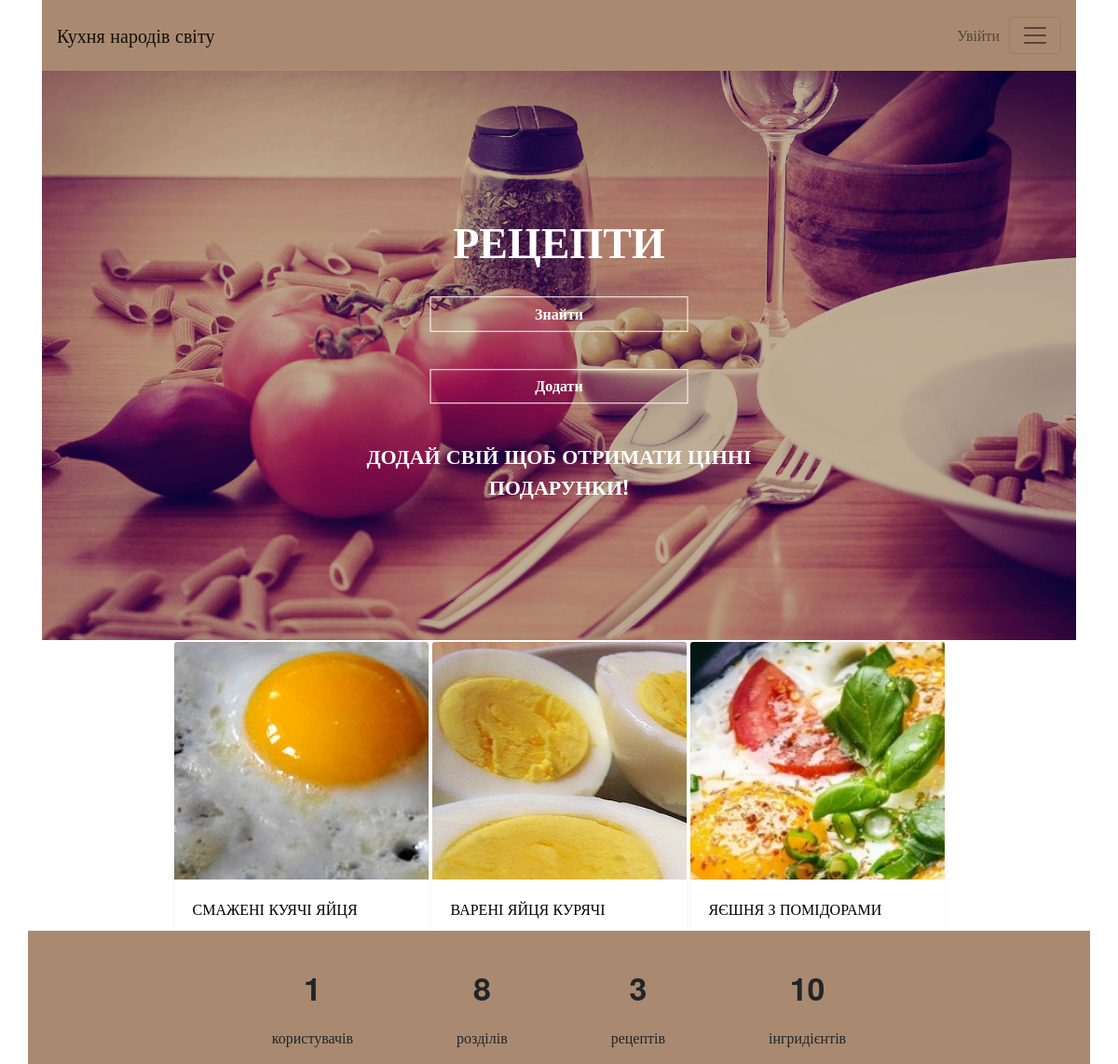
The app's page /cousine/1 with its own data.
### models.py (models this page shows, shortened)
class Dish(db.Model):
    id = db.Column(db.Integer, primary_key=True)
    dish_name = db.Column(db.Text, nullable=False)
    preparation = db.Column(db.Text, nullable=False)
    image_id = db.Column(db.Integer)
    cousine_id = db.Column(db.Integer, db.ForeignKey('cousine.id'), nullable=False)
    cousine = db.relationship('Cousine', backref=db.backref('dishes', lazy=True))
    ingredients = db.relationship('Ingredient', secondary=ingredients, lazy='subquery',
                                  backref=db.backref('dishes', lazy=True))

### app.py (the view)
@app.route('/cousine/<int:cousine_id>')
def dishes_in_cousine(cousine_id=None):
    if cousine_id and cousine_id <= Cousine.query.count():
        return render_template('dishes.html', dishes_list=Dish.query.filter_by(cousine_id=cousine_id))
    return redirect('/')

### app.py (called while the page is built)
@app.context_processor
def inject_user():
    ingridients_number = Ingredient.query.count()
    cousine_number = Cousine.query.count()
    recepies_number = Dish.query.count()
    user_number = User.query.count()
    return dict(ingredients=ingridients_number,cousine=cousine_number,recepies=recepies_number,users=user_number)

### templates/dishes.html
{% extends 'base.html' %}
{% block content %}
<div class="container">
<div class="frame">
	<img src="{{url_for('static', filename='images/bg.jpg')}}" alt="placeholder" class="img-fluid" />
  <div class="text_box">
  		<br class="d-none d-md-block">
  	<h1 style="font-size: calc(16px + 2.5vw); font-weight: bold;" > РЕЦЕПТИ   </h1>
  	<br class="d-none d-md-block">
  	<p><a class="btn btn-primary get_started_btn"  style= "font-weight: bold; color: white;" href="/">Знайти</a></p>
  		<br class="d-none d-md-block">
  	<p><a class="btn btn-primary get_started_btn"  style= "font-weight: bold; color: white;" href="/add_dish">Додати</a></p>
  	<br>
  	<p  class="d-none d-md-block" style="font-size: calc(16px + 0.5vw);  font-weight: bold;">ДОДАЙ СВІЙ ЩОБ ОТРИМАТИ ЦІННІ ПОДАРУНКИ!</p>
  </div>
</div>
</div>
<div class="container">
<div class="d-flex flex-wrap justify-content-center ">
{% for dish in dishes_list %}
<div class="card border-light" style="width: 275px; height:310px; margin: 1px 1px 1px 1px"><a href="/dishes/{{dish.id}}">
  <img class="card-img-top" src="{{url_for('static', filename='images/'+ dish.image_id|string +'.jpg')}}" alt="Card image cap" style=" object-fit: cover; width: 100%; height: 100%; ">
  <div class="card-body">
    <p class="card-text text-uppercase">{{dish.dish_name}} </p>
  </div></a>
</div>
{% endfor %}
</div>
</div>
{% endblock %}

### static/css/styles.css (style rules this page uses)
body { font-family:"HelveticaNeue"; }
a { color: black; }
.frame { position: relative; z-index: 0; background-color: gray; }
.text_box { padding-top: 0%; color: white; position: absolute; top: 50%; left:50%; transform: translate(-50%, -50%); text-align: center; z-index: 1; }
.get_started_btn { background-color: transparent; border-color: white; border-radius: 0rem; padding: .35rem 7rem; font-size: calc(16px + 1vw) line-height: 3; }
.card-img-top { width: 60px; height: 60px; object-fit: cover; }

### records on screen
Dish: shows a picture, dish_name "СМАЖЕНІ КУЯЧІ ЯЙЦЯ"
Dish: shows a picture, dish_name "ВАРЕНІ ЯЙЦЯ КУРЯЧІ"
Dish: shows a picture, dish_name "ЯЄШНЯ З ПОМІДОРАМИ"

### other values on screen
{{ users }} "1"
{{ cousine }} "8"
{{ recepies }} "3"
{{ ingredients }} "10"
